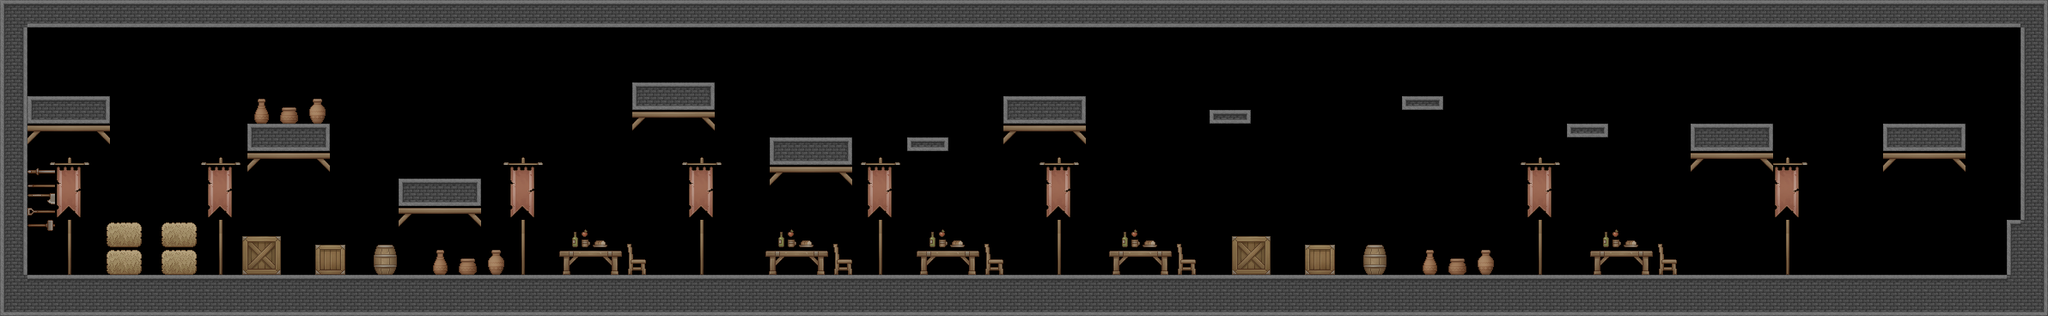

This game map was drawn from its Tiled (.tmx) file and the tilesets committed beside it. A one-line description and the trimmed map source follow:
An orthogonal 149x23 tile map with 16x16 px tiles, 1 tile layer (ground), 1 hidden layer not drawn, 3 tilesets and 70 objects (17x coin, 9x enemy, 7x heart, 6x spikes).

<map version="1.10" tiledversion="1.10.2" orientation="orthogonal" renderorder="right-down" width="149" height="23" tilewidth="16" tileheight="16" infinite="0" nextlayerid="8" nextobjectid="1178">
 <editorsettings>
  <export target="../2.lua" format="lua" />
 </editorsettings>
 <tileset firstgid="1" name="tiles" tilewidth="16" tileheight="16" tilecount="56" columns="14">
  <image source="../../assets/tiles.png" width="224" height="64" />
 </tileset>
 <tileset firstgid="57" name="Lined Brick" tilewidth="16" tileheight="16" tilecount="48" columns="12">
  <image source="../../assets/Lined Brick.png" width="192" height="64" />
 </tileset>
 <tileset firstgid="105" name="TX Village Props" tilewidth="16" tileheight="16" tilecount="4096" columns="64">
  <image source="../../assets/TX Village Props.png" width="1024" height="1024" />
 </tileset>
 <layer id="1" name="ground" width="149" height="23">
  <data>[3427 cells, 1505 non-empty, 149 distinct tile ids]</data>
 </layer>
 <layer id="3" name="grass" width="149" height="23" visible="0">
  <data>[3427 cells, 309 non-empty, 28 distinct tile ids]</data>
 </layer>
 <objectgroup color="#ff0000" id="5" name="solid">
  <object id="4" x="-2.58367" y="328.084" width="2386.5" height="21.3333">
   <properties>
    <property name="collidable" type="bool" value="true" />
   </properties>
  </object>
  <object id="18" x="-3.49998" y="-0.833283" width="5.66663" height="180">
   <properties>
    <property name="collidable" type="bool" value="true" />
   </properties>
  </object>
  <object id="56" x="647.5" y="297" width="107.333" height="23.4999">
   <properties>
    <property name="collidable" type="bool" value="true" />
   </properties>
  </object>
  <object id="1104" x="-4.91667" y="1.00002" width="2386.5" height="21.3333">
   <properties>
    <property name="collidable" type="bool" value="true" />
   </properties>
  </object>
  <object id="1105" x="2334.83" y="256.5" width="48.3333" height="70.9999">
   <properties>
    <property name="collidable" type="bool" value="true" />
   </properties>
  </object>
  <object id="1106" x="123.708" y="270.159" width="40.5833" height="53.6817">
   <properties>
    <property name="collidable" type="bool" value="true" />
   </properties>
  </object>
  <object id="1107" x="188.708" y="270.659" width="40.5833" height="53.6817">
   <properties>
    <property name="collidable" type="bool" value="true" />
   </properties>
  </object>
  <object id="1109" x="1062.58" y="297" width="107.333" height="23.4999">
   <properties>
    <property name="collidable" type="bool" value="true" />
   </properties>
  </object>
  <object id="1110" x="889.333" y="295.25" width="107.333" height="23.4999">
   <properties>
    <property name="collidable" type="bool" value="true" />
   </properties>
  </object>
  <object id="1111" x="1287.83" y="296.75" width="107.333" height="23.4999">
   <properties>
    <property name="collidable" type="bool" value="true" />
   </properties>
  </object>
  <object id="1112" x="1844.67" y="296.917" width="107.333" height="23.4999">
   <properties>
    <property name="collidable" type="bool" value="true" />
   </properties>
  </object>
  <object id="1122" x="464.5" y="213.5" width="96.3333" height="26.2916">
   <properties>
    <property name="collidable" type="bool" value="true" />
   </properties>
  </object>
  <object id="1123" x="287.333" y="149.354" width="96.3333" height="26.2916">
   <properties>
    <property name="collidable" type="bool" value="true" />
   </properties>
  </object>
  <object id="1125" x="895.5" y="164.854" width="96.3333" height="26.2916">
   <properties>
    <property name="collidable" type="bool" value="true" />
   </properties>
  </object>
  <object id="1126" x="734.833" y="101.354" width="96.3333" height="26.2916">
   <properties>
    <property name="collidable" type="bool" value="true" />
   </properties>
  </object>
  <object id="1127" x="1167.58" y="117.271" width="96.3333" height="26.2916">
   <properties>
    <property name="collidable" type="bool" value="true" />
   </properties>
  </object>
  <object id="1128" x="1968.17" y="149.188" width="96.3333" height="26.2916">
   <properties>
    <property name="collidable" type="bool" value="true" />
   </properties>
  </object>
  <object id="1129" x="2192.08" y="149.104" width="96.3333" height="26.2916">
   <properties>
    <property name="collidable" type="bool" value="true" />
   </properties>
  </object>
  <object id="1130" x="1823.67" y="149.354" width="48.8333" height="9.5416">
   <properties>
    <property name="collidable" type="bool" value="true" />
   </properties>
  </object>
  <object id="1131" x="1630.92" y="116.729" width="48.8333" height="9.5416">
   <properties>
    <property name="collidable" type="bool" value="true" />
   </properties>
  </object>
  <object id="1133" x="1407.92" y="132.563" width="48.8333" height="9.5416">
   <properties>
    <property name="collidable" type="bool" value="true" />
   </properties>
  </object>
  <object id="1134" x="1054.92" y="165.563" width="48.8333" height="9.5416">
   <properties>
    <property name="collidable" type="bool" value="true" />
   </properties>
  </object>
  <object id="1135" x="25.1667" y="-1" width="5.66663" height="180">
   <properties>
    <property name="collidable" type="bool" value="true" />
   </properties>
  </object>
  <object id="1136" x="31.1667" y="117.854" width="96.3333" height="26.2916">
   <properties>
    <property name="collidable" type="bool" value="true" />
   </properties>
  </object>
  <object id="1137" x="122.167" y="116.333" width="5.66663" height="27.3333">
   <properties>
    <property name="collidable" type="bool" value="true" />
   </properties>
  </object>
  <object id="1138" x="1258.23" y="115.667" width="5.66663" height="27.3333">
   <properties>
    <property name="collidable" type="bool" value="true" />
   </properties>
  </object>
  <object id="1139" x="1167.62" y="115.333" width="5.66663" height="27.3333">
   <properties>
    <property name="collidable" type="bool" value="true" />
   </properties>
  </object>
  <object id="1140" x="2058.92" y="147.583" width="5.66663" height="27.3333">
   <properties>
    <property name="collidable" type="bool" value="true" />
   </properties>
  </object>
  <object id="1141" x="1968.17" y="147.833" width="5.66663" height="27.3333">
   <properties>
    <property name="collidable" type="bool" value="true" />
   </properties>
  </object>
  <object id="1142" x="2282.73" y="147.455" width="5.66663" height="27.3333">
   <properties>
    <property name="collidable" type="bool" value="true" />
   </properties>
  </object>
  <object id="1143" x="2192.08" y="147.242" width="5.66663" height="27.3333">
   <properties>
    <property name="collidable" type="bool" value="true" />
   </properties>
  </object>
 </objectgroup>
 <objectgroup color="#6901df" id="7" name="entity">
  <object id="1116" name="Enemy" type="enemy" x="476" y="307">
   <point />
  </object>
  <object id="1117" name="Enemy" type="enemy" x="1031.33" y="304">
   <point />
  </object>
  <object id="1118" name="Enemy" type="enemy" x="1240" y="305.333">
   <point />
  </object>
  <object id="1119" name="Enemy" type="enemy" x="1642" y="303">
   <point />
  </object>
  <object id="1120" name="Enemy" type="enemy" x="2176" y="309.333">
   <point />
  </object>
  <object id="1124" name="Enemy" type="enemy" x="820" y="292">
   <point />
  </object>
  <object id="1144" name="Enemy" type="enemy" x="2239.33" y="140.667">
   <point />
  </object>
  <object id="1145" name="Enemy" type="enemy" x="2020" y="140">
   <point />
  </object>
  <object id="1146" name="Enemy" type="enemy" x="61" y="101.333">
   <point />
  </object>
  <object id="1147" name="Spikes" type="spikes" x="608" y="304" width="34" height="34" />
  <object id="1148" name="Spikes" type="spikes" x="928" y="144" width="34" height="34" />
  </objectgroup>
</map>
<!-- 28 of 70 objects omitted -->
